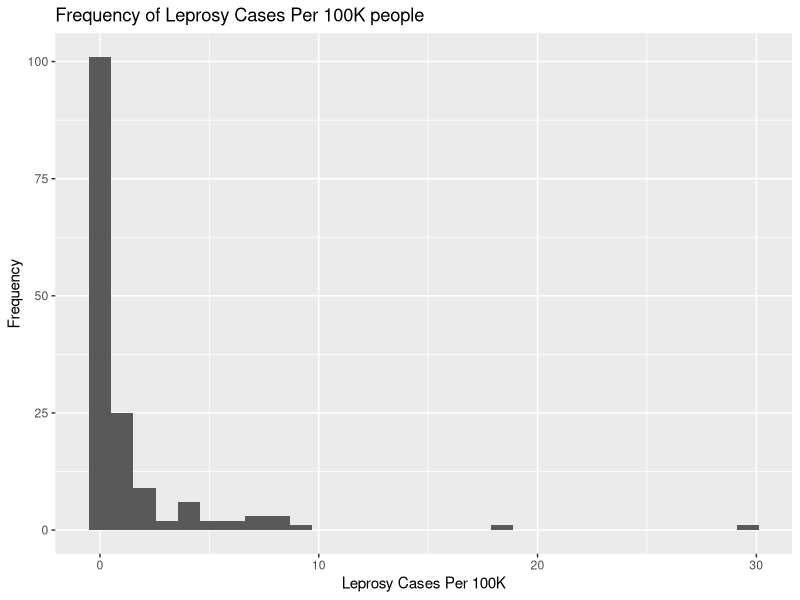
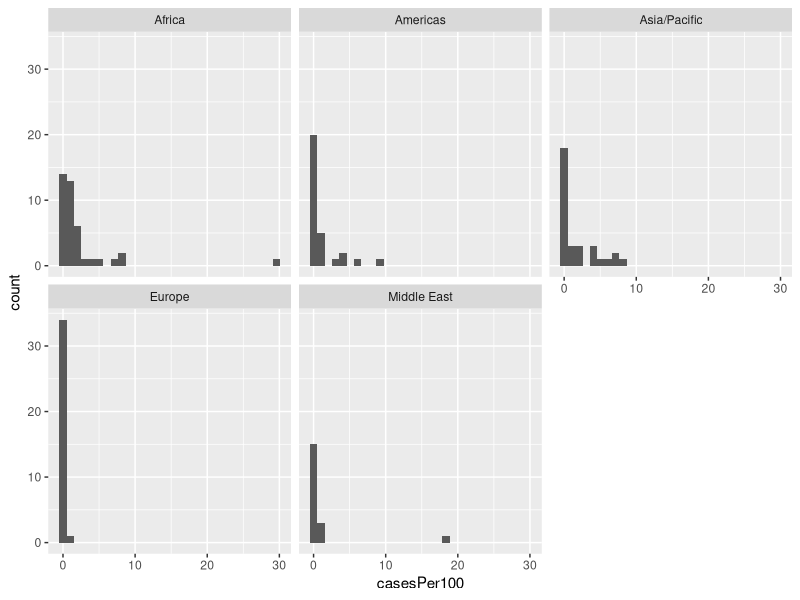
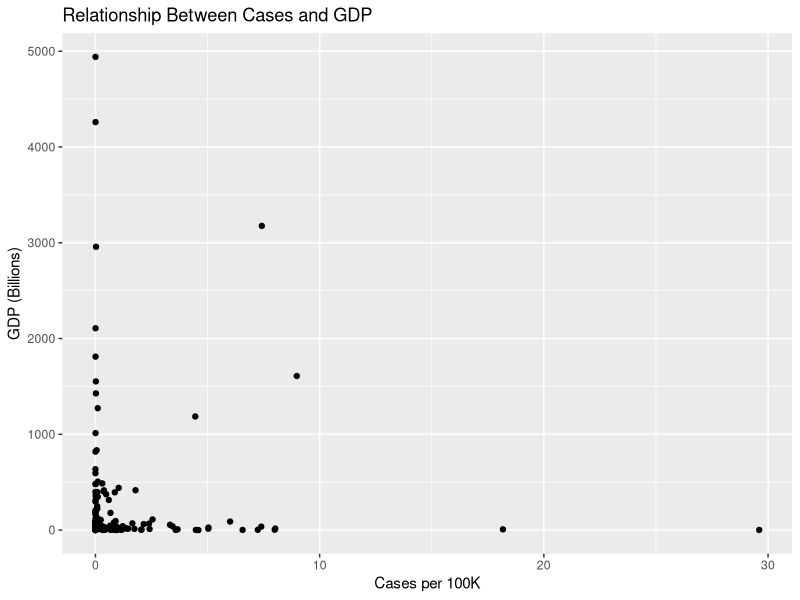

Here is the R script that generated these plots, in order:
## ---- chunk 1
knitr::opts_chunk$set(warning = FALSE, message = FALSE)
## ---- chunk 2

lep <- read.csv("Homework2_leprosy.csv")
## ---- chunk 3
max(lep$New_Cases, na.rm=TRUE)
lep[which(lep$New_Cases==max(lep$New_Cases, na.rm=TRUE)),]
## ---- chunk 4
casesPer100 <- (lep$New_Cases / (lep$Population/100000))
lep$casesPer100<- casesPer100

library(ggplot2)

lep_ggplot <- ggplot(lep)

lep_ggplot + geom_histogram(aes(x=casesPer100), binswidth=30)+labs(title='Frequency of Leprosy Cases Per 100K people', x="Leprosy Cases Per 100K", y= 'Frequency')

median100<- round(median(casesPer100, na.rm=TRUE), 2)
IQR<-IQR(casesPer100, na.rm=TRUE)
## ---- chunk 5
library(dplyr)
library(readr)
lep_ggplot+ geom_histogram (aes(x=casesPer100))+ facet_wrap(~Region)

## ---- chunk 6

new_lep<-lep%>%
  group_by(Region)%>%
  summarise(
    num_countries=n(),
    median_cases=median(casesPer100, na.rm=TRUE)
  )
new_lep

## ---- chunk 7
cc<-round(cor(lep$casesPer100, lep$GDP_billions, use="complete.obs"), digits=2)

lep_ggplot + geom_point(aes(x=casesPer100, y=GDP_billions)) + labs(x="Cases per 100K", y = "GDP (Billions)", title = "Relationship Between Cases and GDP")


